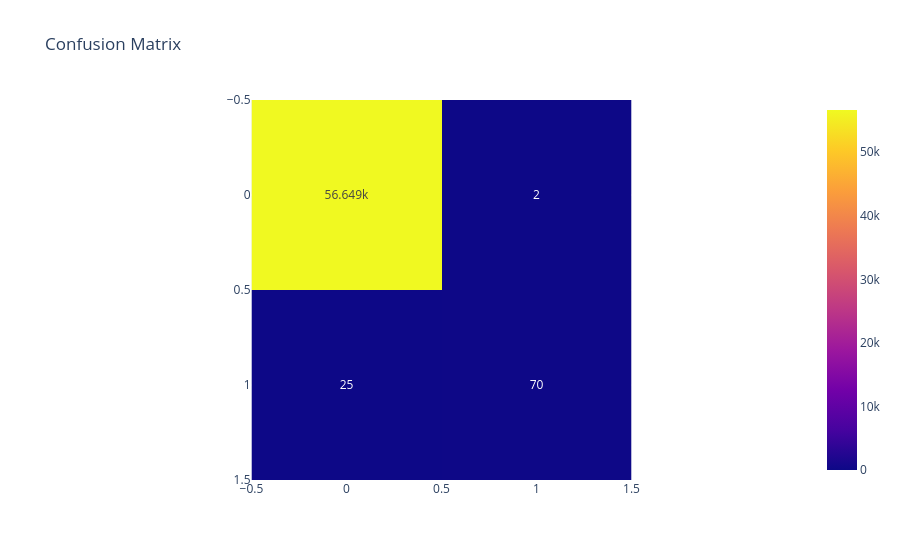

The code cell stored with this chart in its notebook:
### Code cell
fig = px.imshow(
    confusion_matrix(y_test,y_pred3),
    text_auto=True,
    title="Confusion Matrix"
)
fig.show()

### Figure 1 — Plotly figure (JSON) as saved in the notebook; plotly's stock layout.template omitted (floating-point values rounded to 4 significant figures)
{"data": [{"coloraxis": "coloraxis", "hovertemplate": "x: %{x}<br>y: %{y}<br>color: %{z}<extra></extra>", "name": "0", "texttemplate": "%{z}", "type": "heatmap", "xaxis": "x", "yaxis": "y", "z": [[56649, 2], [25, 70]]}], "layout": {"coloraxis": {"colorscale": [[0, "#0d0887"], [0.1111, "#46039f"], [0.2222, "#7201a8"], [0.3333, "#9c179e"], [0.4444, "#bd3786"], [0.5556, "#d8576b"], [0.6667, "#ed7953"], [0.7778, "#fb9f3a"], [0.8889, "#fdca26"], [1, "#f0f921"]]}, "title": {"text": "Confusion Matrix"}, "xaxis": {"anchor": "y", "constrain": "domain", "domain": [0, 1], "scaleanchor": "y"}, "yaxis": {"anchor": "x", "autorange": "reversed", "constrain": "domain", "domain": [0, 1]}}}
